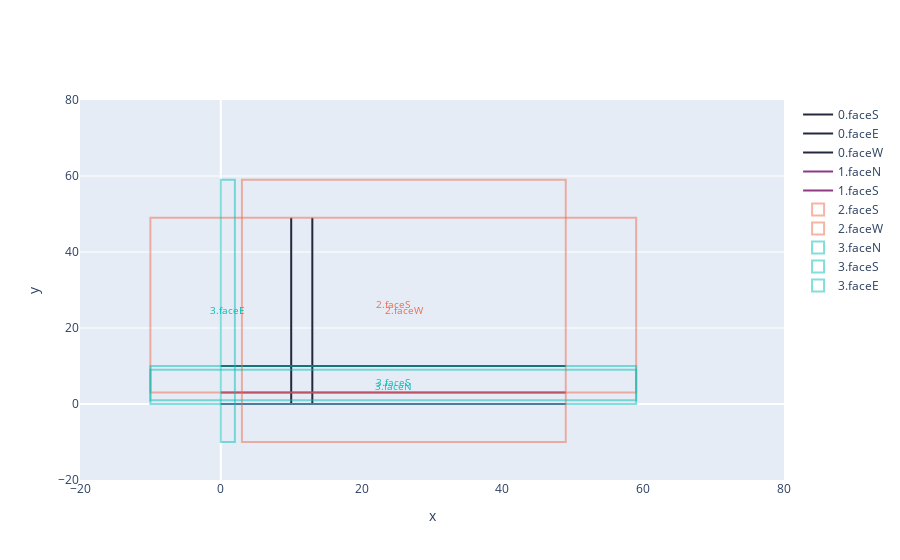

The cell this chart's notebook holds for it:
### Code cell
fig = go.Figure()
for ix, node in enumerate(s.graph.nodes):
    print(f"node {ix}")
    
    for face in s.graph.nodes[ix]["props"].faces.face_list:
        face.get_face_sols()
        face.create_viz_data()
        color = COLORWAY[ix]

        # print(face.viz_data)
        if face.viz_data and not face.orig_sols:
            if face.viz_type=="shape": # TODO make enum 
                fig.add_shape(
                    face.viz_data,
                    showlegend=True,
                    type="rect",
                    line=dict(color=color),
                    # fillcolor=color,
                    opacity=0.5,
                    name=f"{ix}.{face.name}",
                    label=dict(
                        text=f"{ix}.{face.name}",
                        # textposition="end",
                        font=dict(size=10, color=color),
                        # yanchor="top",
                ),
                    
                )
            elif face.viz_type == "lines":
                fig.add_trace(go.Scatter(face.viz_data, mode='lines', name=f"{ix}.{face.name}", line=dict(color=color),)), 

fig.update_layout(xaxis_title='x',
                  yaxis_title='y',)

fig.update_xaxes(range=[-20, 80], showgrid=False)
fig.update_yaxes(range=[-20, 80])

### Figure 1 — Plotly figure (JSON) as saved in the notebook; plotly's stock layout.template omitted (floating-point values rounded to 4 significant figures)
{"data": [{"line": {"color": "#25283d"}, "mode": "lines", "name": "0.faceS", "type": "scatter", "x": [0, 1, 2, 3, 4, 5, 6, 7, 8, 9, 10, 11, 12, 13, 14, 15, 16, 17, 18, 19, 20, 21, 22, 23, 24, 25, 26, 27, 28, 29, 30, 31, 32, 33, 34, 35, 36, 37, 38, 39, 40, 41, 42, 43, 44, 45, 46, 47, 48, 49], "y": [10, 10, 10, 10, 10, 10, 10, 10, 10, 10, 10, 10, 10, 10, 10, 10, 10, 10, 10, 10, 10, 10, 10, 10, 10, 10, 10, 10, 10, 10, 10, 10, 10, 10, 10, 10, 10, 10, 10, 10, 10, 10, 10, 10, 10, 10, 10, 10, 10, 10]}, {"line": {"color": "#25283d"}, "mode": "lines", "name": "0.faceE", "type": "scatter", "x": [13, 13, 13, 13, 13, 13, 13, 13, 13, 13, 13, 13, 13, 13, 13, 13, 13, 13, 13, 13, 13, 13, 13, 13, 13, 13, 13, 13, 13, 13, 13, 13, 13, 13, 13, 13, 13, 13, 13, 13, 13, 13, 13, 13, 13, 13, 13, 13, 13, 13], "y": [0, 1, 2, 3, 4, 5, 6, 7, 8, 9, 10, 11, 12, 13, 14, 15, 16, 17, 18, 19, 20, 21, 22, 23, 24, 25, 26, 27, 28, 29, 30, 31, 32, 33, 34, 35, 36, 37, 38, 39, 40, 41, 42, 43, 44, 45, 46, 47, 48, 49]}, {"line": {"color": "#25283d"}, "mode": "lines", "name": "0.faceW", "type": "scatter", "x": [10, 10, 10, 10, 10, 10, 10, 10, 10, 10, 10, 10, 10, 10, 10, 10, 10, 10, 10, 10, 10, 10, 10, 10, 10, 10, 10, 10, 10, 10, 10, 10, 10, 10, 10, 10, 10, 10, 10, 10, 10, 10, 10, 10, 10, 10, 10, 10, 10, 10], "y": [0, 1, 2, 3, 4, 5, 6, 7, 8, 9, 10, 11, 12, 13, 14, 15, 16, 17, 18, 19, 20, 21, 22, 23, 24, 25, 26, 27, 28, 29, 30, 31, 32, 33, 34, 35, 36, 37, 38, 39, 40, 41, 42, 43, 44, 45, 46, 47, 48, 49]}, {"line": {"color": "#8f3985"}, "mode": "lines", "name": "1.faceN", "type": "scatter", "x": [0, 1, 2, 3, 4, 5, 6, 7, 8, 9, 10, 11, 12, 13, 14, 15, 16, 17, 18, 19, 20, 21, 22, 23, 24, 25, 26, 27, 28, 29, 30, 31, 32, 33, 34, 35, 36, 37, 38, 39, 40, 41, 42, 43, 44, 45, 46, 47, 48, 49], "y": [0, 0, 0, 0, 0, 0, 0, 0, 0, 0, 0, 0, 0, 0, 0, 0, 0, 0, 0, 0, 0, 0, 0, 0, 0, 0, 0, 0, 0, 0, 0, 0, 0, 0, 0, 0, 0, 0, 0, 0, 0, 0, 0, 0, 0, 0, 0, 0, 0, 0]}, {"line": {"color": "#8f3985"}, "mode": "lines", "name": "1.faceS", "type": "scatter", "x": [0, 1, 2, 3, 4, 5, 6, 7, 8, 9, 10, 11, 12, 13, 14, 15, 16, 17, 18, 19, 20, 21, 22, 23, 24, 25, 26, 27, 28, 29, 30, 31, 32, 33, 34, 35, 36, 37, 38, 39, 40, 41, 42, 43, 44, 45, 46, 47, 48, 49], "y": [3, 3, 3, 3, 3, 3, 3, 3, 3, 3, 3, 3, 3, 3, 3, 3, 3, 3, 3, 3, 3, 3, 3, 3, 3, 3, 3, 3, 3, 3, 3, 3, 3, 3, 3, 3, 3, 3, 3, 3, 3, 3, 3, 3, 3, 3, 3, 3, 3, 3]}], "layout": {"shapes": [{"label": {"font": {"color": "#ee6c4d", "size": 10}, "text": "2.faceS"}, "line": {"color": "#ee6c4d"}, "name": "2.faceS", "opacity": 0.5, "showlegend": true, "type": "rect", "x0": -10, "x1": 59, "y0": 3, "y1": 49}, {"label": {"font": {"color": "#ee6c4d", "size": 10}, "text": "2.faceW"}, "line": {"color": "#ee6c4d"}, "name": "2.faceW", "opacity": 0.5, "showlegend": true, "type": "rect", "x0": 3, "x1": 49, "y0": -10, "y1": 59}, {"label": {"font": {"color": "#07beb8", "size": 10}, "text": "3.faceN"}, "line": {"color": "#07beb8"}, "name": "3.faceN", "opacity": 0.5, "showlegend": true, "type": "rect", "x0": -10, "x1": 59, "y0": 0, "y1": 9}, {"label": {"font": {"color": "#07beb8", "size": 10}, "text": "3.faceS"}, "line": {"color": "#07beb8"}, "name": "3.faceS", "opacity": 0.5, "showlegend": true, "type": "rect", "x0": -10, "x1": 59, "y0": 1, "y1": 10}, {"label": {"font": {"color": "#07beb8", "size": 10}, "text": "3.faceE"}, "line": {"color": "#07beb8"}, "name": "3.faceE", "opacity": 0.5, "showlegend": true, "type": "rect", "x0": 0, "x1": 2, "y0": -10, "y1": 59}], "xaxis": {"range": [-20, 80], "showgrid": false, "title": {"text": "x"}}, "yaxis": {"range": [-20, 80], "title": {"text": "y"}}}}
